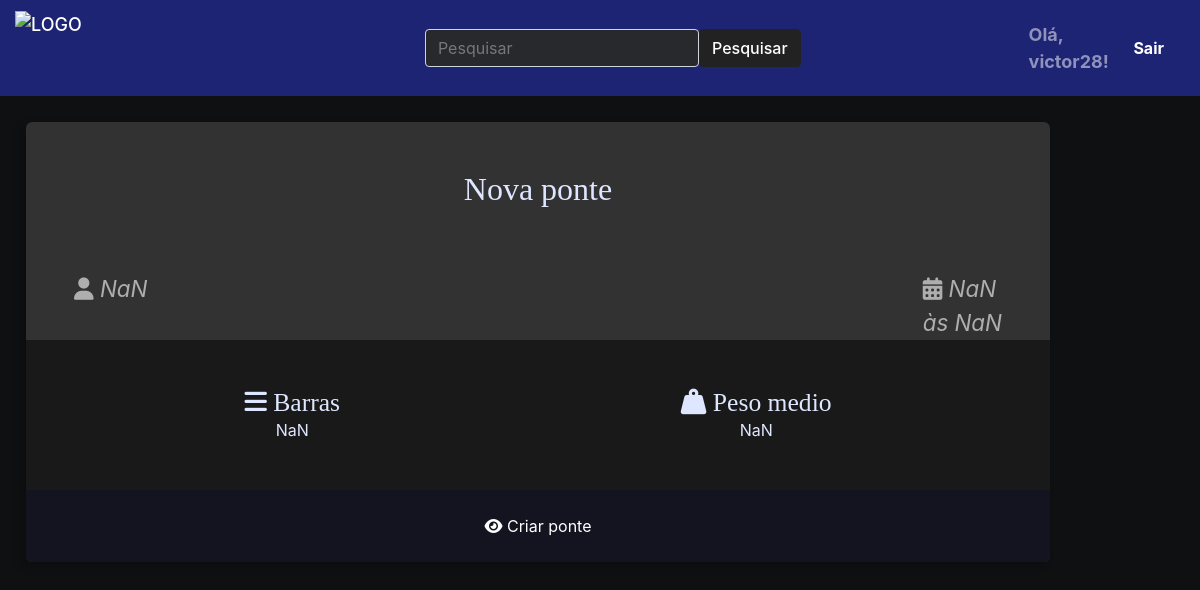
Page / (signed in) on the earlier database version.
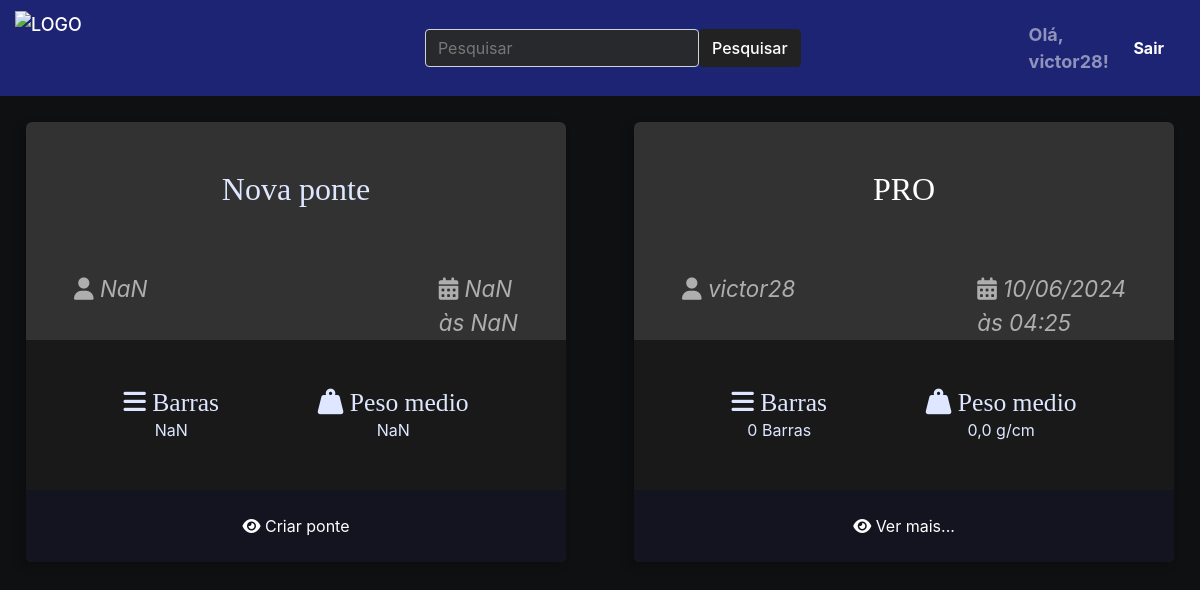
Same page on the later database version.
### ponte/models.py (models this page shows, shortened)
class Ponte(models.Model):
    autor = models.ForeignKey(User, on_delete=models.CASCADE)
    nome_ponte = models.CharField(max_length=50)
    peso_linear = models.FloatField(null=True, blank=True)
    peso_metade = models.FloatField(null=True, blank=True)
    slug = models.SlugField(unique=True, blank=True, null=True)
    created_at = models.DateTimeField(auto_now_add=True)
    updated_at = models.DateTimeField(auto_now=True)
    cover = models.ImageField(upload_to='ponte/covers/%Y/%m/%d/', default='', blank=True)

### ponte/views.py (the view)
# urls.py: path('', index, name='index'),
def index(request):
    if request.user.is_authenticated:
        pontes = Ponte.objects.filter(autor=request.user).order_by('-id')
        return render(request, 'ponte/pages/home.html', context={'pontes': pontes})
    else:
        return render(request, 'ponte/pages/homeNL.html')

### ponte/templates/ponte/pages/home.html (shortened to what this page needs)
{% extends 'global/base.html' %}
{% load static %}
{% block content %}
<div class="main-content main-content-list container">
{% include 'ponte/partials/newponte.html' %}
{% for ponte in pontes %}
    {% include 'ponte/partials/pontes.html' %}
{% endfor %}
</div>
{% endblock content %}

### ponte/templates/ponte/partials/pontes.html
{% load static %}
<div class="ponte ponte-list-item">
    <div class="ponte-title-container">
        <h2 class="ponte-title">
            <a href="{% url 'ponte_detail' username=ponte.autor.username ponte_id=ponte.id %}">
                {{ ponte.nome_ponte }}
            </a>
        </h2>
    </div>
    <div class="ponte-infos">
        <div class="ponte-author">
            <span class="ponte-author-item">
                <i class="fas fa-user"></i>
                {% if ponte.autor.first_name %}
                {{ ponte.autor.first_name }} {{ ponte.autor.last_name }}
                {% else %}
                {{ ponte.autor.username }}
                {% endif %}
            </span>
        </div>
        <div class="ponte-date">
            <span class="ponte-date-item">
                <i class="fas fa-calendar-alt"></i>
                {{ ponte.created_at|date:"d/m/Y" }}<br> às
                {{ ponte.created_at|date:"H:i" }}
            </span>
        </div>
    </div>
    <div class="ponte-meta-container">
        <div class="ponte-meta ponte-barra">
            <h3 class="ponte-meta-title"><i class="fas fa-bars"></i>
                {% if ponte.barras.count == 1 %}
                Barra
                {% else %}
                Barras
                {% endif %}</h3>
            <div class="ponte-meta-text">
                {% if ponte.barras.count == 1 %}
                {{ ponte.barras.count }} Barra
                {% else %}
                {{ ponte.barras.count }} Barras
                {% endif %}
            </div>
        </div>
        <div class="ponte-meta ponte-pmedio">
            <h3 class="ponte-meta-title"><i class="fas fa-weight-hanging"></i> Peso medio</h3>
            <div class="ponte-meta-text">
                {{ ponte.peso_metade }} g/cm
            </div>
        </div>
    </div>
    <footer class="ponte-footer">
        <a class="ponte-read-more button button-dark button-full-width"
            href="{% url 'ponte_detail' username=ponte.autor.username ponte_id=ponte.id %}">
            <i class="fas fa-eye"></i>
            <span>Ver mais...</span>
        </a>
    </footer>
</div>

Differences in the rows shown:
added Ponte: nome_ponte "PRO", autor.username "victor28", created_at "10/06/2024", created_at "04:25", shows "Barras", barras.count "0", peso_metade "0,0"
